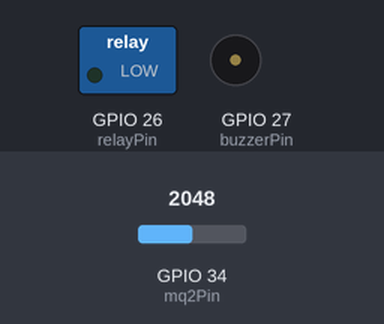
Bench run of a sketch on a simulated ESP32. Parts: switched loads named in the sketch (green lamp = pin HIGH), buzzer (waves = sounding, pin HIGH). The inputs (shaded band) are chosen by the test bench; at power-on: GPIO 34 (mq2Pin) = 2048. WiFi joins after 1.5 s; servers stay silent unless stated; what the sketch prints to the serial monitor is not drawn.

Above: at 0.1 s.
At 22.4 s:
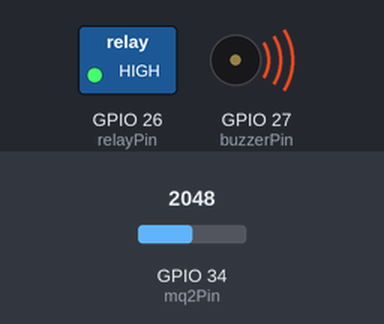
Timing chart, 0 to 23.9 s (numbered marks = the images above):
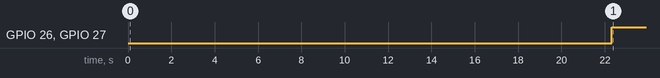

The sketch:

boatfuel.ino
```cpp
#define BLYNK_TEMPLATE_ID "YOUR_TEMPLATE_ID"
#define BLYNK_TEMPLATE_NAME "Boat Fuel Leakage Detection"
#define BLYNK_AUTH_TOKEN "YOUR_BLYNK_AUTH_TOKEN"

#include <WiFi.h>
#include <BlynkSimpleEsp32.h>

// WiFi details
char ssid[] = "YOUR_WIFI_NAME";
char pass[] = "YOUR_WIFI_PASSWORD";

// Pin definitions
const int mq2Pin = 34;
const int relayPin = 26;
const int buzzerPin = 27;

// Gas detection threshold
const int threshold = 1500;

// Blynk timer
BlynkTimer timer;

// Prevent repeated notifications
bool leakageDetected = false;


// --------------------------------------------------
// Check MQ-2 Gas Sensor
// --------------------------------------------------
void checkGas()
{
  int gasValue = analogRead(mq2Pin);

  Serial.print("Gas Level: ");
  Serial.println(gasValue);

  // Send gas value to Blynk
  Blynk.virtualWrite(V1, gasValue);

  // -----------------------------------------------
  // FUEL LEAKAGE DETECTED
  // -----------------------------------------------
  if (gasValue >= threshold && leakageDetected == false)
  {
    leakageDetected = true;

    // Buzzer ON
    digitalWrite(buzzerPin, HIGH);

    // Relay ON
    // Fuel pump OFF
    digitalWrite(relayPin, HIGH);

    // Send message/event through Blynk
    Blynk.logEvent(
      "fuel_leakage",
      "⚠️ FUEL LEAKAGE DETECTED! Fuel pump has been stopped."
    );

    // Display status
    Blynk.virtualWrite(V2, "FUEL LEAKAGE DETECTED");

    Serial.println("================================");
    Serial.println("⚠️ FUEL LEAKAGE DETECTED!");
    Serial.println("Buzzer      : ON");
    Serial.println("Fuel Pump   : OFF");
    Serial.println("Blynk Alert : SENT");
    Serial.println("================================");
  }

  // -----------------------------------------------
  // GAS LEVEL RETURNED TO NORMAL
  // -----------------------------------------------
  if (gasValue < threshold && leakageDetected == true)
  {
    leakageDetected = false;

    // Buzzer OFF
    digitalWrite(buzzerPin, LOW);

    // Relay OFF
    // Fuel pump ON
    digitalWrite(relayPin, LOW);

    // Update Blynk status
    Blynk.virtualWrite(V2, "NORMAL");

    Serial.println("Gas level returned to normal.");
    Serial.println("Fuel Pump: ON");
    Serial.println("Buzzer: OFF");
  }
}


// --------------------------------------------------
// SETUP
// --------------------------------------------------
void setup()
{
  Serial.begin(115200);

  // Pin configuration
  pinMode(mq2Pin, INPUT);
  pinMode(relayPin, OUTPUT);
  pinMode(buzzerPin, OUTPUT);

  // Initial state
  digitalWrite(relayPin, LOW);
  digitalWrite(buzzerPin, LOW);

  Serial.println();
  Serial.println("======================================");
  Serial.println(" Boat Fuel Leakage Detection System");
  Serial.println("======================================");

  // MQ-2 warm-up
  Serial.println("MQ-2 Sensor Warming Up...");

  for (int i = 20; i > 0; i--)
  {
    Serial.print("Warm-up: ");
    Serial.print(i);
    Serial.println(" seconds");

    delay(1000);
  }

  Serial.println("MQ-2 Warm-up Completed.");

  // Connect ESP32 to Blynk
  Blynk.begin(BLYNK_AUTH_TOKEN, ssid, pass);

  // Check gas every 500 ms
  timer.setInterval(500L, checkGas);
}


// --------------------------------------------------
// LOOP
// --------------------------------------------------
void loop()
{
  Blynk.run();
  timer.run();
}
```

Measured:
- by itself, GPIO 26 (relayPin), GPIO 27 (buzzerPin): LOW → HIGH at 22.3 s
